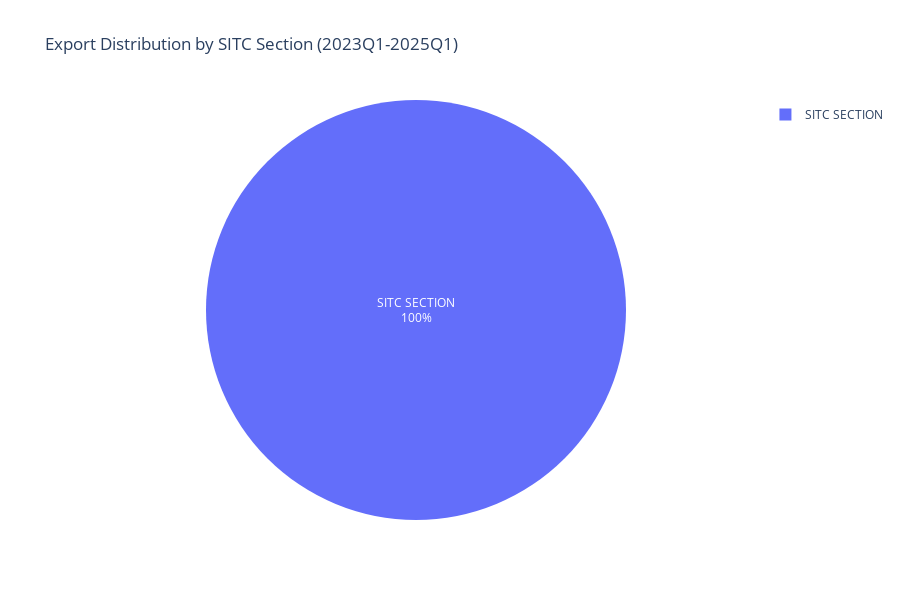

Here is the notebook cell this chart was saved with:
### Code cell
# Commodity analysis visualization
if not commodity_exports_df.empty:
    # Group by SITC section
    sitc_exports = commodity_exports_df.groupby('sitc_section')['export_value'].sum().reset_index()
    sitc_exports = sitc_exports.sort_values('export_value', ascending=False)
    
    # Create pie chart for export commodities by SITC section
    fig = px.pie(
        sitc_exports,
        values='export_value',
        names='sitc_section',
        title='Export Distribution by SITC Section (2023Q1-2025Q1)'
    )
    
    fig.update_traces(textposition='inside', textinfo='percent+label')
    fig.update_layout(height=600)
    
    fig.show()
    
    print("📊 Export Distribution by SITC Section:")
    for _, row in sitc_exports.iterrows():
        print(f"   Section {row['sitc_section']}: ${row['export_value']:,.2f} million")

### Figure 1 — Plotly figure (JSON) as saved in the notebook; plotly's stock layout.template omitted (floating-point values rounded to 4 significant figures)
{"data": [{"domain": {"x": [0, 1], "y": [0, 1]}, "hovertemplate": "sitc_section=%{label}<br>export_value=%{value}<extra></extra>", "labels": ["SITC SECTION"], "legendgroup": "", "name": "", "showlegend": true, "textinfo": "percent+label", "textposition": "inside", "type": "pie", "values": [4569.0]}], "layout": {"height": 600, "legend": {"tracegroupgap": 0}, "title": {"text": "Export Distribution by SITC Section (2023Q1-2025Q1)"}}}
